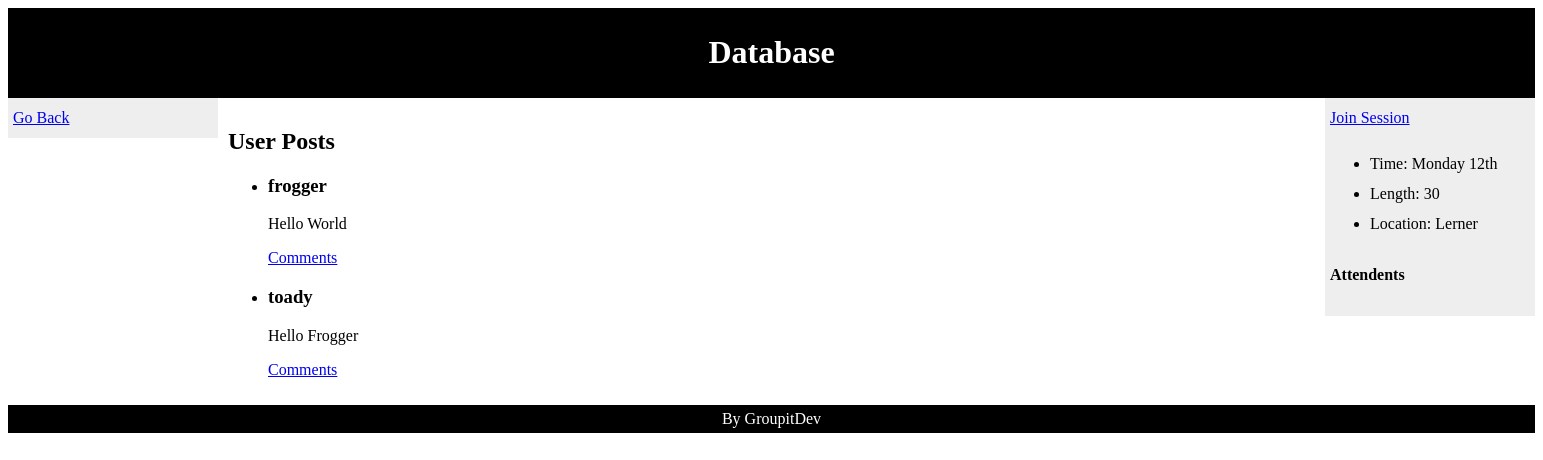
The page /session/1?username=frogger382 on the database as committed earlier.
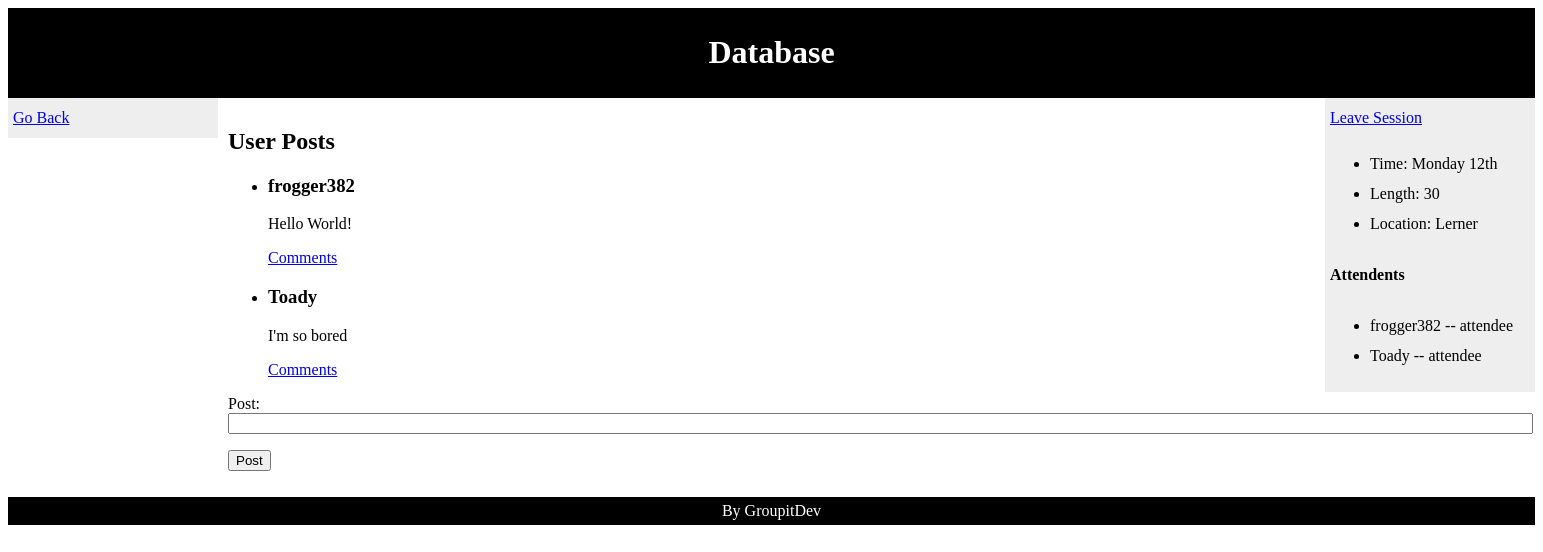
The same page on the database as committed later.
### tables this page shows
CREATE TABLE Posts (
    pid INTEGER PRIMARY KEY,
    username STRING,
    timestamp DATETIME DEFAULT CURRENT_TIMESTAMP,
    sid INT,
    posted_text TEXT NOT NULL,
    FOREIGN KEY(username) REFERENCES Users ON DELETE CASCADE,
    FOREIGN KEY(sid) REFERENCES Sessions ON DELETE CASCADE
);

CREATE TABLE Attends (
    username STRING,
    sid INT,
    role TEXT CHECK (role IN ('attendee', 'admin')),
    PRIMARY KEY(username, sid),
    FOREIGN KEY(username) REFERENCES Users ON DELETE CASCADE,
    FOREIGN KEY(sid) REFERENCES Sessions on DELETE CASCADE
);

### server.py (the view)
@app.route('/session/<sid>', methods=['GET', 'POST'])
def sessionpage(sid):
    postform = PostForm()
    q = "select * from sessions s where s.sid = :s;"
    s = Session()
    result = s.execute(q, {'s':sid})
    rows = result.fetchall()
    username = request.args['username']
    if len(rows) == 0:
        return redirect(url_for('home', username=username))
    if postform.validate_on_submit():
        q1 = "insert into posts values (NULL, :a, NULL, :b, :c);"
        s.execute(q1, {'a':username, 'b':rows[0][1], 'c':postform.post.data})
        s.commit()
    q2 = "select username, posted_text, pid from posts order by timestamp;"
    result = s.execute(q2)
    posts = result.fetchall()
    q3 = "select * from attends where sid = :s;"
    result = s.execute(q3, {'s':rows[0][1]})
    attends = result.fetchall()
    insession = False
    for a in attends:
        if username == a[0]:
            insession = True
    return render_template('sessionspage.html', insession=str(insession), session=rows[0], attends=attends,
            posts=posts, username=username, postform=postform, sid=sid)

### forms.py
class PostForm(Form):
    post = TextField('Post', validators=[DataRequired()])

### server.py (called while the page is built)
@app.before_request
def before_request():
  try:
    global Session
    g.conn = engine.connect()
    Session = scoped_session(sessionmaker(bind=engine))
  except:
    print "uh oh, problem connecting to database"
    import traceback; traceback.print_exc()
    g.conn = None

@app.teardown_request
def teardown_request(exception):
  try:
    g.conn.close()
  except Exception as e:
    pass

### templates/sessionspage.html (shortened to what this page needs)
<!DOCTYPE html>
<html>
<head>
</head>
<body>
<div id="header">
    <h1>{{ session[2] }}</h1>
</div>
<div id="nav">
<a href={{"/home/%s" % username }}>Go Back</a><br>
</div>
<div id="posts_section">
    <h2>User Posts</h2>
    <ul class=posts>
        {% if posts %}
            {% for p in posts %}
                <li>
                    <div id=posts_list>
                        <h3>{{ p[0] }}</h3>
                        <p>{{ p[1] }}</p>
                    </div>
                </li>
                <a href={{ url_for('postspage', pid=p[2], username=username, insession=insession, sid=sid )}}>Comments</a>
            {% endfor %}
        {% endif %}
    </ul>
    {% if insession == 'True' %}
        <form action="" method="post" name="post">
            <p>
            Post:<br>
            {{ postform.post(size=160) }}<br>
            </p>
            <p><input type="submit" value="Post"></p>
        </form>
    {% endif %}
</div>
<div id="description_section">
    {% if insession == 'True' %}
        <a href={{ url_for('leavesession', username=username, sid=sid) }}>Leave Session</a>
    {% else %}
        <a href={{ url_for('joinsession', username=username, sid=sid) }}>Join Session</a>
    {% endif %}
    <ul class=descriptions>
        <li>Time: {{ session[3] }}</li>
        <li>Length: {{ session[4] }}</li>
        <li>Location: {{ session[5] }}</li>
    </ul>
    <h4>Attendents</h4>
    <ul class=attendees>
        {% for a in attends %}
            <li>{{ a[0] }} -- {{ a[2] }}</li>
        {% endfor %}
    </ul>
</div>
<div id="footer">
    By GroupitDev
</div>
</body>
</html>

### templates/sessionspage.html (style rules this page uses)
#header { background-color:black; color:white; text-align:center; padding:5px; }
#nav { line-height:30px; background-color:#eeeeee; height:auto; width:200px; float:left; padding:5px; }
#posts_section { width:500px; float:left; padding:10px; }
#description_section { line-height:30px; background-color:#eeeeee; height:auto; width:200px; float:right; padding:5px; }
#footer { background-color:black; color:white; clear:both; text-align:center; padding:5px; }

Rows that differ between the two databases and show on the page:
changed Posts: username "frogger" → "frogger382"; posted_text "Hello World" → "Hello World!"
changed Posts: username "toady" → "Toady"; posted_text "Hello Frogger" → "I'm so bored"
added Attends: username "frogger382", role "attendee"
added Attends: username "Toady", role "attendee"
Other text that changed with them:
form field value: (not shown) → "Post"
text no longer shown: "Join Session"
text now shown: "Post: Leave Session"
